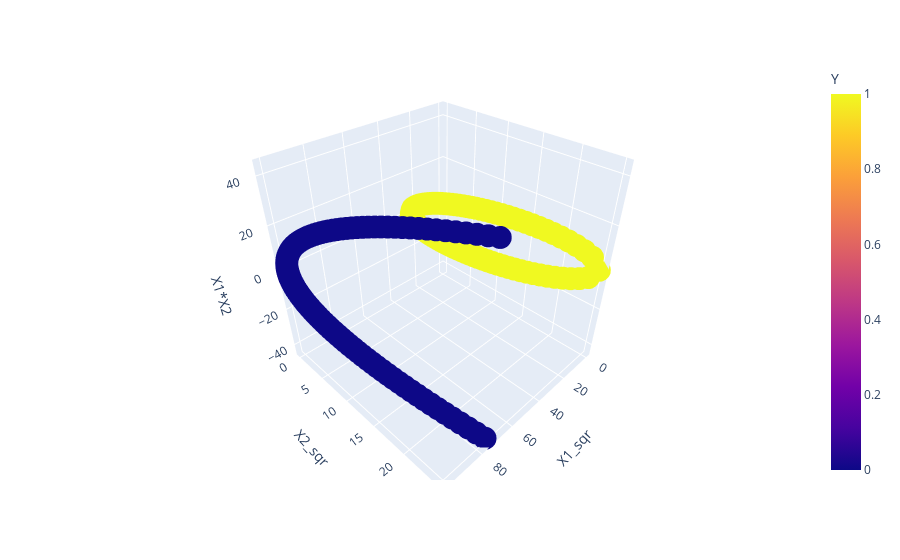

Notebook source saved alongside this figure:
### Code cell
px.scatter_3d(data_frame=df,x=df['X1_sqr'],y=df['X2_sqr'],z=df['X1*X2'],color=df['Y'])

### Figure 1 — Plotly figure (JSON) as saved in the notebook; plotly's stock layout.template omitted (floating-point values rounded to 4 significant figures; data arrays with more than 128 entries replaced by an {"elided": "..."} marker saying what was removed)
{"data": [{"hovertemplate": "X1_sqr=%{x}<br>X2_sqr=%{y}<br>X1*X2=%{z}<br>Y=%{marker.color}<extra></extra>", "legendgroup": "", "marker": {"color": {"elided": "400 int values"}, "coloraxis": "coloraxis", "symbol": "circle"}, "mode": "markers", "name": "", "scene": "scene", "showlegend": false, "type": "scatter3d", "x": {"elided": "400 float values"}, "y": {"elided": "400 float values"}, "z": {"elided": "400 float values"}}], "layout": {"coloraxis": {"colorbar": {"title": {"text": "Y"}}, "colorscale": [[0, "#0d0887"], [0.1111, "#46039f"], [0.2222, "#7201a8"], [0.3333, "#9c179e"], [0.4444, "#bd3786"], [0.5556, "#d8576b"], [0.6667, "#ed7953"], [0.7778, "#fb9f3a"], [0.8889, "#fdca26"], [1, "#f0f921"]]}, "legend": {"tracegroupgap": 0}, "margin": {"t": 60}, "scene": {"domain": {"x": [0, 1], "y": [0, 1]}, "xaxis": {"title": {"text": "X1_sqr"}}, "yaxis": {"title": {"text": "X2_sqr"}}, "zaxis": {"title": {"text": "X1*X2"}}}}}
